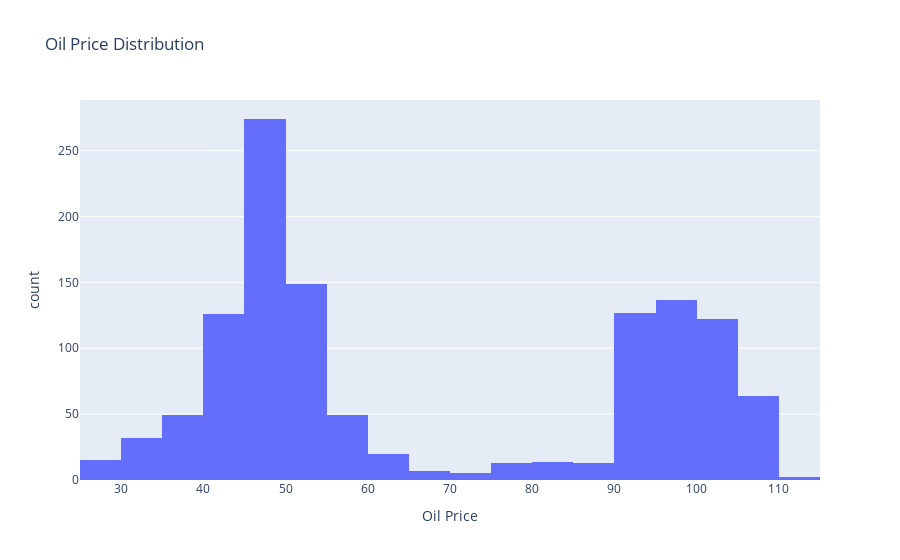

Here is the notebook cell this chart was saved with:
### Markdown cell above
Visualize oil price distribution using histogram

### Code cell
fig = px.histogram(oil_data, x='dcoilwtico', nbins=20, title='Oil Price Distribution')
fig.update_xaxes(title_text='Oil Price')
fig.show()

### Figure 1 — Plotly figure (JSON) as saved in the notebook; plotly's stock layout.template omitted (floating-point values rounded to 4 significant figures; data arrays with more than 128 entries replaced by an {"elided": "..."} marker saying what was removed)
{"data": [{"alignmentgroup": "True", "bingroup": "x", "hovertemplate": "dcoilwtico=%{x}<br>count=%{y}<extra></extra>", "legendgroup": "", "marker": {"color": "#636efa", "pattern": {"shape": ""}}, "name": "", "nbinsx": 20, "offsetgroup": "", "orientation": "v", "showlegend": false, "type": "histogram", "x": {"elided": "1218 float values"}, "xaxis": "x", "yaxis": "y"}], "layout": {"barmode": "relative", "legend": {"tracegroupgap": 0}, "title": {"text": "Oil Price Distribution"}, "xaxis": {"anchor": "y", "domain": [0, 1], "title": {"text": "Oil Price"}}, "yaxis": {"anchor": "x", "domain": [0, 1], "title": {"text": "count"}}}}
